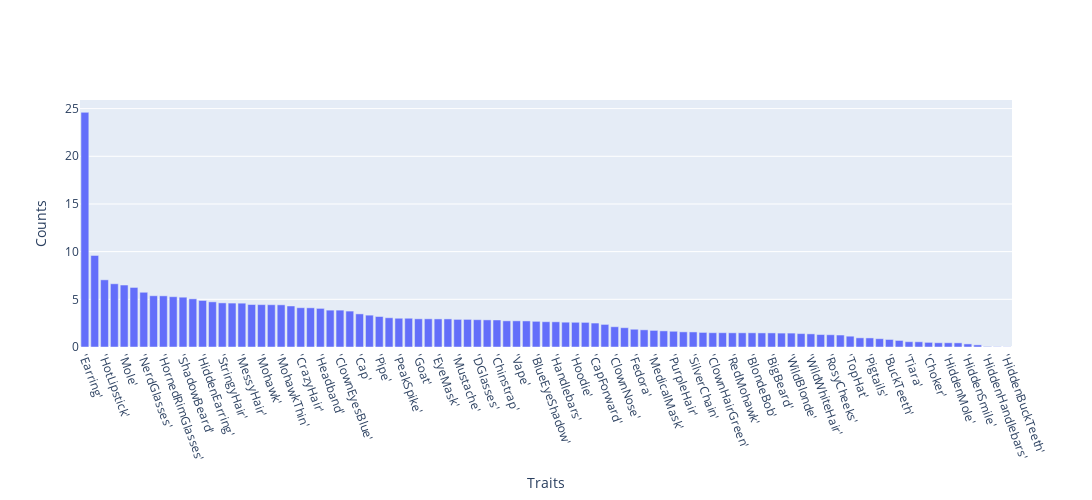

Write notebook code for a chart like this one.
### Code cell
fig = go.Figure(go.Bar(x=human_traits_frec.index, y=human_traits_frec))
fig.update_layout(
    yaxis_title="Counts", 
    xaxis_title='Traits',
    autosize = True,
    height = 500,
    width = 1200
    )
fig.update_xaxes(tickangle = 70)
fig.show()

### Figure 1 — Plotly figure (JSON) as saved in the notebook; plotly's stock layout.template omitted (floating-point values rounded to 4 significant figures)
{"data": [{"type": "bar", "x": ["'Earring'", "'Cigarette'", "'HotLipstick'", "'PurpleLipstick'", "'Mole'", "'BlackLipstick'", "'NerdGlasses'", "'BigShades'", "'HornedRimGlasses'", "'RegularShades'", "'ShadowBeard'", "'ClassicShades'", "'HiddenEarring'", "'Bandana'", "'StringyHair'", "'EyePatch'", "'MessyHair'", "'WildHair'", "'Mohawk'", "'FrumpyHair'", "'MohawkThin'", "'MohawkDark'", "'CrazyHair'", "'KnittedCap'", "'Headband'", "'ClownEyesGreen'", "'ClownEyesBlue'", "'SmallShades'", "'Cap'", "'VR'", "'Pipe'", "'Muttonchops'", "'PeakSpike'", "'ShavedHead'", "'Goat'", "'Do-rag'", "'EyeMask'", "'NormalBeard'", "'Mustache'", "'NormalBeardBlack'", "'DGlasses'", "'LuxuriousBeard'", "'Chinstrap'", "'GreenEyeShadow'", "'Vape'", "'FrontBeard'", "'BlueEyeShadow'", "'PurpleEyeShadow'", "'Handlebars'", "'Frown'", "'Hoodie'", "'FrontBeardDark'", "'CapForward'", "'Smile'", "'ClownNose'", "'PoliceCap'", "'Fedora'", "'TassleHat'", "'MedicalMask'", "'GoldChain'", "'PurpleHair'", "'DarkHair'", "'SilverChain'", "'StraightHair'", "'ClownHairGreen'", "'StraightHairDark'", "'RedMohawk'", "'HalfShaved'", "'BlondeBob'", "'VampireHair'", "'BigBeard'", "'StraightHairBlonde'", "'WildBlonde'", "'CowboyHat'", "'WildWhiteHair'", "'BlondeShort'", "'RosyCheeks'", "'Spots'", "'TopHat'", "'PinkWithHat'", "'Pigtails'", "'WeldingGoggles'", "'BuckTeeth'", "'OrangeSide'", "'Tiara'", "'PilotHelmet'", "'Choker'", "'HiddenFrown'", "'HiddenMole'", "'Beanie'", "'HiddenSmile'", "'HiddenLipstick'", "'HiddenHandlebars'", "'HiddenMustache'", "'HiddenBuckTeeth'"], "y": [24.61, 9.606, 7.045, 6.63, 6.499, 6.246, 5.739, 5.375, 5.365, 5.274, 5.223, 5.051, 4.879, 4.737, 4.626, 4.606, 4.596, 4.454, 4.444, 4.434, 4.424, 4.302, 4.12, 4.11, 4.049, 3.867, 3.867, 3.766, 3.472, 3.34, 3.199, 3.067, 3.016, 3.016, 2.956, 2.956, 2.946, 2.946, 2.895, 2.895, 2.865, 2.844, 2.834, 2.743, 2.743, 2.733, 2.693, 2.652, 2.642, 2.601, 2.591, 2.581, 2.51, 2.369, 2.126, 2.024, 1.863, 1.802, 1.741, 1.69, 1.65, 1.589, 1.579, 1.528, 1.498, 1.498, 1.488, 1.488, 1.488, 1.478, 1.478, 1.458, 1.458, 1.407, 1.377, 1.306, 1.286, 1.255, 1.134, 0.9616, 0.9515, 0.8705, 0.7896, 0.6883, 0.5567, 0.5466, 0.4859, 0.4454, 0.4454, 0.4353, 0.3239, 0.2227, 0.05061, 0.03037, 0.02024]}], "layout": {"autosize": true, "height": 500, "width": 1200, "xaxis": {"tickangle": 70, "title": {"text": "Traits"}}, "yaxis": {"title": {"text": "Counts"}}}}
